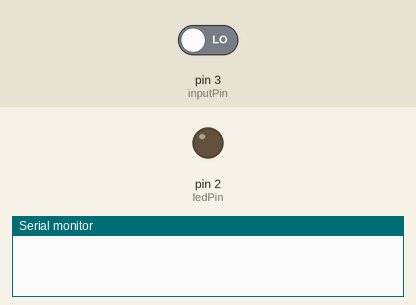
A sketch run on a simulated Arduino Uno, built with avr-gcc and run on an emulated ATmega328P. Shown: output pins drawn as LEDs (lit = HIGH), the last lines printed to the serial monitor. The inputs (shaded band) are chosen by the test bench; at power-on: pin 3 (inputPin) LOW.

Above: at 1.2 s.
1.3 s: pin 3 (inputPin) driven HIGH
At 2.5 s:
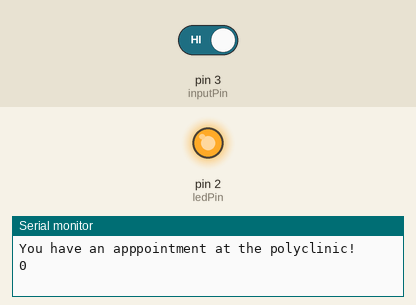
2.8 s: pin 3 (inputPin) driven LOW
At 3.9 s:
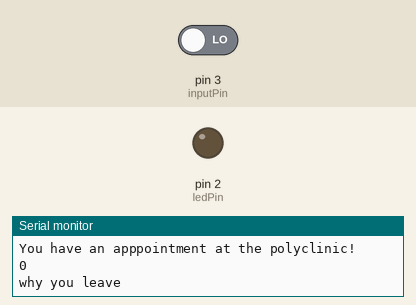
Timing chart, 0 to 5.8 s (numbered marks = the images above; inputs shaded):
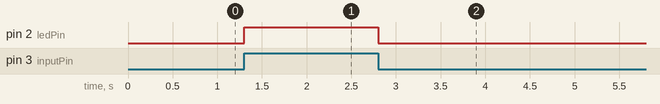

The sketch:

PIRSENSOR.ino
```cpp
int ledPin = 2;                // choose the pin for the LED
int inputPin = 3;               // choose the input pin (for PIR sensor)
int pirState = LOW;             // we start, assuming no motion detected
int val = 0;                    // variable for reading the pin status

void setup() {
  pinMode(ledPin, OUTPUT);      // declare LED as output
  pinMode(inputPin, INPUT);     // declare sensor as input

  Serial.begin(9600);
}

void loop(){
  val = digitalRead(inputPin);  // read input value
  if (val == HIGH) {            // check if the input is HIGH
    digitalWrite(ledPin, HIGH);  // turn LED ON
    if (pirState == LOW) {
      // we have just turned on
      Serial.println("You have an apppointment at the polyclinic!");
      Serial.println(pirState);
      // We only want to print on the output change, not state
      pirState = HIGH;
    }
  } else {
    digitalWrite(ledPin, LOW); // turn LED OFF
    if (pirState == HIGH){
      // we have just turned off
      Serial.println("why you leave");
      // We only want to print on the output change, not state
      pirState = LOW;
    }
  }
}
```

Measured:
- after the input at 1.3 s, pin 2 (ledPin): LOW → HIGH at once
- after the input at 2.8 s, pin 2 (ledPin): HIGH → LOW at once
